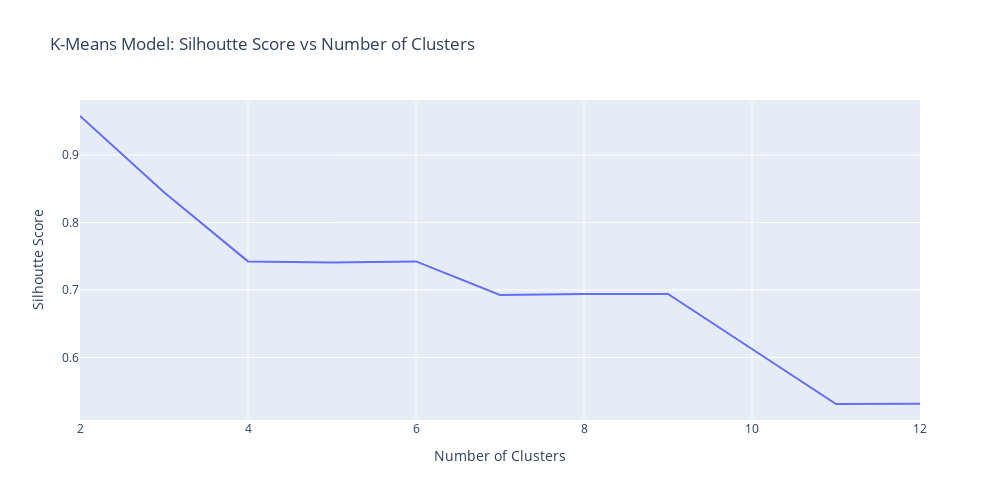

This figure's notebook cell:
### Code cell
# Create a line plot of `silhouette_scores` vs `n_clusters`
fig = px.line(
    x = n_clusters,
    y = silhouette_scores,
    title = "K-Means Model: Silhoutte Score vs Number of Clusters",
    height=500, 
    width=1000
)

fig.update_layout(xaxis_title="Number of Clusters", yaxis_title="Silhoutte Score")
fig.show()

### Figure 1 — Plotly figure (JSON) as saved in the notebook; plotly's stock layout.template omitted (floating-point values rounded to 4 significant figures)
{"data": [{"hovertemplate": "x=%{x}<br>y=%{y}<extra></extra>", "legendgroup": "", "line": {"color": "#636efa", "dash": "solid"}, "marker": {"symbol": "circle"}, "mode": "lines", "name": "", "orientation": "v", "showlegend": false, "type": "scatter", "x": [2, 3, 4, 5, 6, 7, 8, 9, 10, 11, 12], "xaxis": "x", "y": [0.9577, 0.8447, 0.7423, 0.7405, 0.7423, 0.6925, 0.6938, 0.6941, 0.6125, 0.531, 0.5313], "yaxis": "y"}], "layout": {"height": 500, "legend": {"tracegroupgap": 0}, "title": {"text": "K-Means Model: Silhoutte Score vs Number of Clusters"}, "width": 1000, "xaxis": {"anchor": "y", "domain": [0, 1], "title": {"text": "Number of Clusters"}}, "yaxis": {"anchor": "x", "domain": [0, 1], "title": {"text": "Silhoutte Score"}}}}
